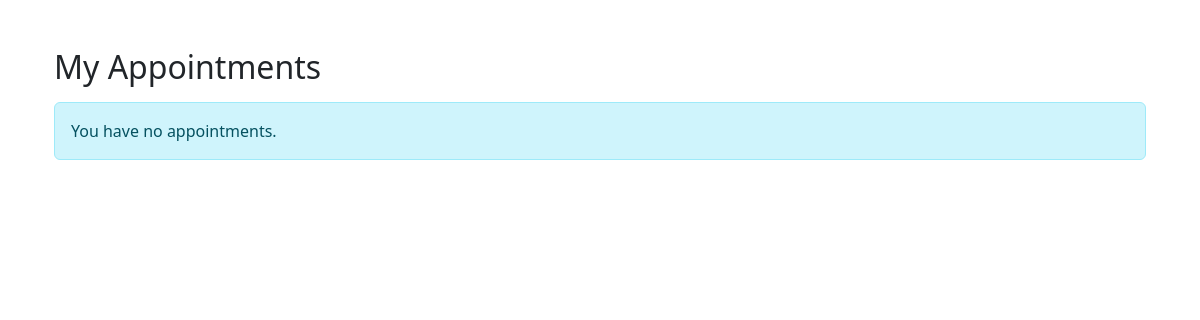
/appointment/my-appointments/ (signed in), run on an earlier commit of the app's database.
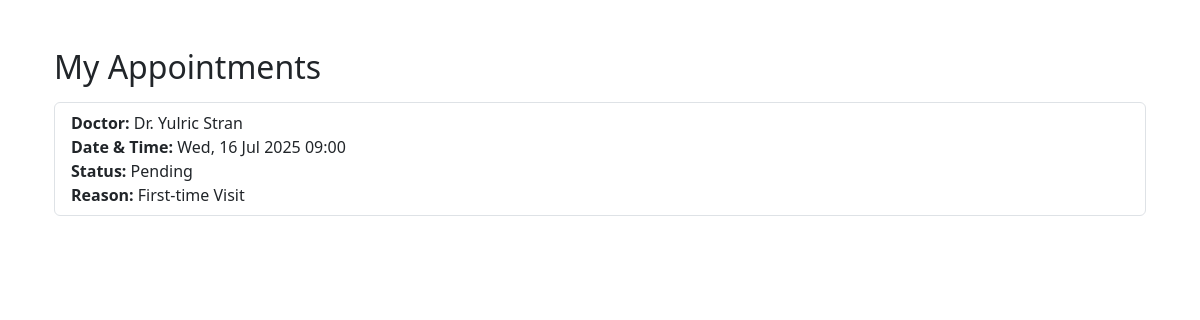
And on a later commit of the database.
### appointment/models.py (models this page shows, shortened)
class Appointment(models.Model):
    STATUS_CHOICES = [
        ('pending', 'Pending'),
        ('confirmed', 'Confirmed'),
        ('cancelled', 'Cancelled')
    ]
    REASON_CHOICES = [
        ('first_time', 'First-time Visit'),
        ('follow_up', 'Follow-up'),
        ('referral', 'Referral')
    ]
    patient = models.ForeignKey(Patient, on_delete=models.CASCADE)
    doctor = models.ForeignKey(Doctor, on_delete=models.CASCADE)
    appointed_datetime = models.DateTimeField()
    status = models.CharField(max_length=10, choices=STATUS_CHOICES, default='pending')
    visit_reason = models.CharField(max_length=20, choices=REASON_CHOICES)
    cancellation_reason = models.TextField(blank=True, null=True)
    cancelled_by = models.CharField(max_length=10, blank=True, null=True)  # 'doctor' or 'patient'
    notes = models.TextField(blank=True, null=True)
    created_at = models.DateTimeField(auto_now_add=True)
    deleted_at = models.DateTimeField(blank=True, null=True)

### doctor/models.py (models this page shows, shortened)
class Doctor(models.Model):
    STATUS_CHOICES = [
        ('active', 'Active'),
        ('inactive', 'Inactive')
    ]
    user = models.OneToOneField(User, on_delete=models.CASCADE, null=True, blank=True)
    department = models.ForeignKey(Department, on_delete=models.CASCADE, related_name="doctors")
    fname = models.CharField(max_length=64)
    lname = models.CharField(max_length=64)
    license = models.CharField(max_length=20, unique=True)
    specialisation = models.CharField(max_length=64)
    email = models.EmailField(max_length=64, unique=True)
    phone = models.CharField(max_length=20)
    address = models.TextField(max_length=500)
    password = models.CharField(max_length=128, default='@User123')
    status = models.CharField(max_length=10, choices=STATUS_CHOICES, default="active")
    created_at = models.DateTimeField(auto_now_add=True)
    updated_at = models.DateTimeField(auto_now=True)
    class Meta:
        verbose_name = 'Doctor'
        verbose_name_plural = 'Doctors'

### appointment/views.py (the view)
# urls.py: path('my-appointments/', views.view_appointments, name='view_appointments'),
@patient_login_required
def view_appointments(request):
    patient_id = request.session.get('patient_id')
    if not patient_id:
        messages.error(request, "You must be logged in to view your appointments.")
        return redirect('patient:patient_login')
    appointments = Appointment.objects.filter(patient_id=patient_id).order_by('-appointed_datetime')
    return render(request, 'appointment/view_appointments.html', {
        'appointments': appointments
    })

### appointment/templates/appointment/view_appointments.html (shortened to what this page needs)
{% extends 'appointment/base.html' %}
{% block content %}
<div class="container mt-5">
    <h2>My Appointments</h2>
    {% if appointments %}
        <ul class="list-group mt-3">
            {% for appt in appointments %}
                <li class="list-group-item">
                    <strong>Doctor:</strong> Dr. {{ appt.doctor.fname }} {{ appt.doctor.lname }} <br>
                    <strong>Date & Time:</strong> {{ appt.appointed_datetime|date:"D, d M Y H:i" }} <br>
                    <strong>Status:</strong> {{ appt.status|title }} <br>
                    <strong>Reason:</strong> {{ appt.get_visit_reason_display }} <br>
                </li>
            {% endfor %}
        </ul>
    {% else %}
        <div class="alert alert-info mt-3">You have no appointments.</div>
    {% endif %}
</div>
{% endblock %}

### appointment/templates/appointment/base.html (shortened to what this page needs)
<!doctype html>
<html lang="en">
  <head>
    <link href="https://cdn.jsdelivr.net/npm/bootstrap@5.3.7/dist/css/bootstrap.min.css" rel="stylesheet">
  </head>
  <body>
    <div class="container mt-3">
        {% block content %}
        {% endblock %}
    </div>
  </body>
</html>

What changed in the data, as far as the page shows it:
added Appointment: doctor.fname "Yulric", doctor.lname "Stran", appointed_datetime "Wed, 16 Jul 2025 09:00", status "Pending", visit_reason "First-time Visit"
Also different on the page:
text no longer shown: "You have no appointments."
